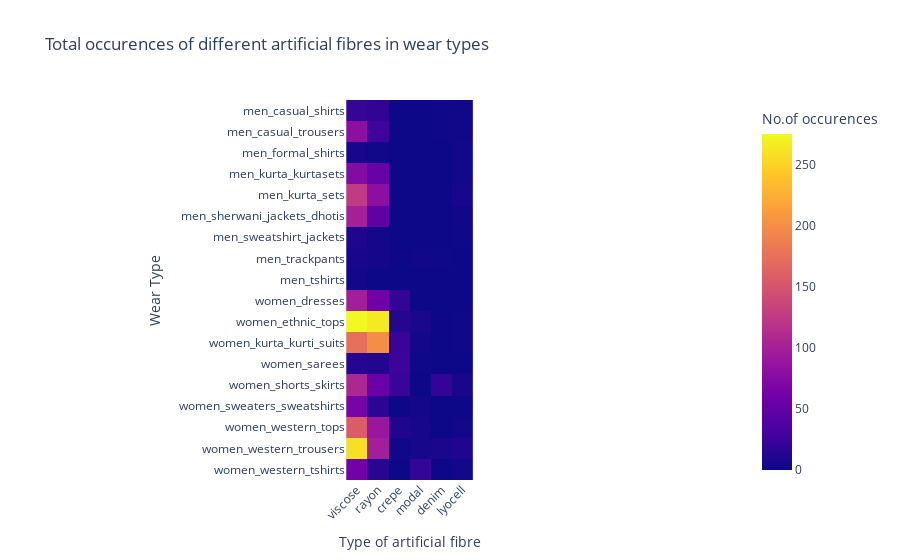

Write notebook code for a chart like this one.
### Code cell
df_artificial_fabrics = df.groupby(['wear_type'])[artificial_fibres].sum()

fig = px.imshow(df_artificial_fabrics.to_numpy(),
                labels=dict(x="Type of artificial fibre", y="Wear Type", color="No.of occurences"),
                x=df_artificial_fabrics.columns,
                y=df_artificial_fabrics.index,
                title = 'Total occurences of different artificial fibres in wear types '
               )
fig.update_xaxes(side="bottom")
fig.update_layout(xaxis_tickangle=-45)
fig.show()

### Figure 1 — Plotly figure (JSON) as saved in the notebook; plotly's stock layout.template omitted (floating-point values rounded to 4 significant figures)
{"data": [{"coloraxis": "coloraxis", "hovertemplate": "Type of artificial fibre: %{x}<br>Wear Type: %{y}<br>No.of occurences: %{z}<extra></extra>", "type": "heatmap", "x": ["viscose", "rayon", "crepe", "modal", "denim", "lyocell"], "y": ["men_casual_shirts", "men_casual_trousers", "men_formal_shirts", "men_kurta_kurtasets", "men_kurta_sets", "men_sherwani_jackets_dhotis", "men_sweatshirt_jackets", "men_trackpants", "men_tshirts", "women_dresses", "women_ethnic_tops", "women_kurta_kurti_suits", "women_sarees", "women_shorts_skirts", "women_sweaters_sweatshirts", "women_western_tops", "women_western_trousers", "women_western_tshirts"], "z": [[21, 19, 0, 0, 1, 1], [80, 26, 0, 0, 1, 2], [6, 2, 0, 0, 0, 3], [74, 53, 0, 0, 0, 3], [126, 80, 0, 0, 0, 6], [100, 48, 0, 0, 0, 2], [9, 3, 0, 0, 0, 1], [6, 4, 0, 2, 1, 0], [3, 0, 0, 0, 0, 0], [98, 59, 20, 0, 0, 0], [275, 265, 13, 7, 0, 1], [175, 200, 23, 3, 0, 1], [13, 12, 25, 1, 0, 0], [107, 54, 23, 0, 20, 6], [65, 15, 0, 4, 0, 0], [157, 90, 10, 5, 0, 3], [258, 98, 1, 5, 7, 10], [61, 14, 0, 21, 0, 3]]}], "layout": {"coloraxis": {"colorbar": {"title": {"text": "No.of occurences"}}, "colorscale": [[0, "#0d0887"], [0.1111, "#46039f"], [0.2222, "#7201a8"], [0.3333, "#9c179e"], [0.4444, "#bd3786"], [0.5556, "#d8576b"], [0.6667, "#ed7953"], [0.7778, "#fb9f3a"], [0.8889, "#fdca26"], [1, "#f0f921"]]}, "title": {"text": "Total occurences of different artificial fibres in wear types "}, "xaxis": {"constrain": "domain", "scaleanchor": "y", "side": "bottom", "tickangle": -45, "title": {"text": "Type of artificial fibre"}}, "yaxis": {"autorange": "reversed", "constrain": "domain", "title": {"text": "Wear Type"}}}}
